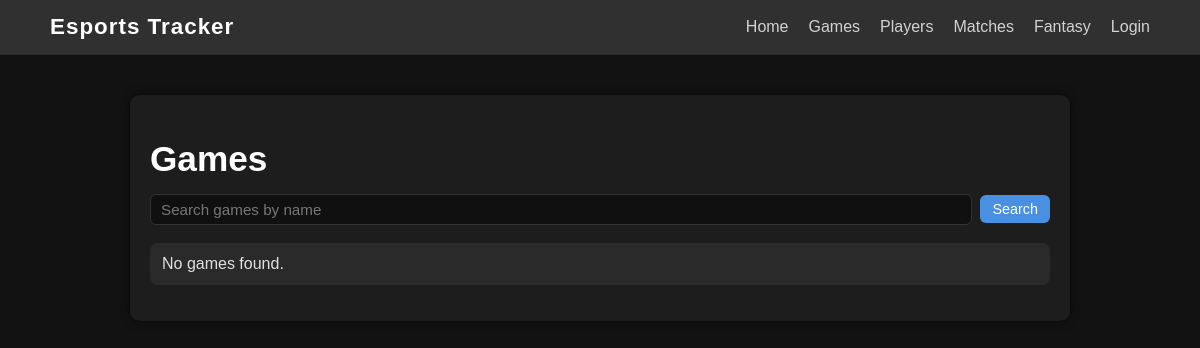
The app's page /project/games/, older data.
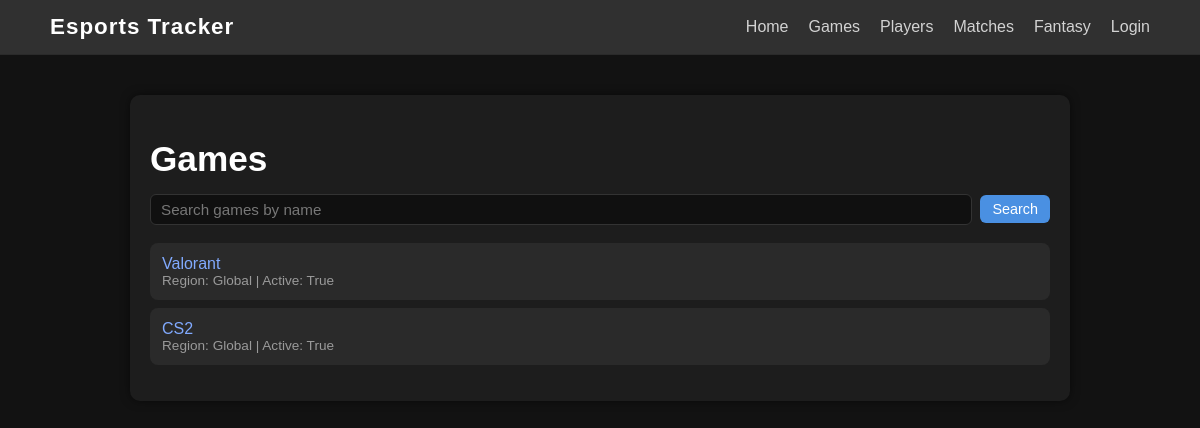
The same page, newer data.
### project/models.py (models this page shows, shortened)
class GameTitle(models.Model):
    name = models.TextField(blank=True)
    region = models.TextField(default="Global")
    active = models.BooleanField(default=True)

### project/views.py (the view)
# urls.py: path("games/", GameListView.as_view(), name="game_list"),
class GameListView(ListView):
    model = GameTitle
    template_name = "project/game_list.html"
    context_object_name = "games"
    def get_queryset(self):
        qs = super().get_queryset()
        q = self.request.GET.get("q")
        if q:
            qs = qs.filter(Q(name__icontains=q))
        return qs

### project/templates/project/game_list.html (shortened to what this page needs)
{% extends "project/base.html" %}
{% block content %}
<div class="page-container">
  <h1 class="page-title">Games</h1>
    <form method="get" class="search-bar">
      <input
        type="text"
        name="q"
        class="search-input"
        placeholder="Search games by name"
      >
      <button type="submit" class="search-button">Search</button>
    </form>
  <ul class="item-list">
    {% for game in games %}
      <li>
        <a href="{% url 'game_detail' game.pk %}">
          {{ game.name }}
        </a>
        <div class="meta">
          Region: {{ game.region }} |
          Active: {{ game.active }}
        </div>
      </li>
    {% empty %}
      <li>No games found.</li>
    {% endfor %}
  </ul>
</div>
{% endblock %}

Row changes from the older to the newer data that the page shows:
added GameTitle: name "Valorant", region "Global", active "True"
added GameTitle: name "CS2", region "Global", active "True"
Text that changed along with them:
text no longer shown: "No games found."
